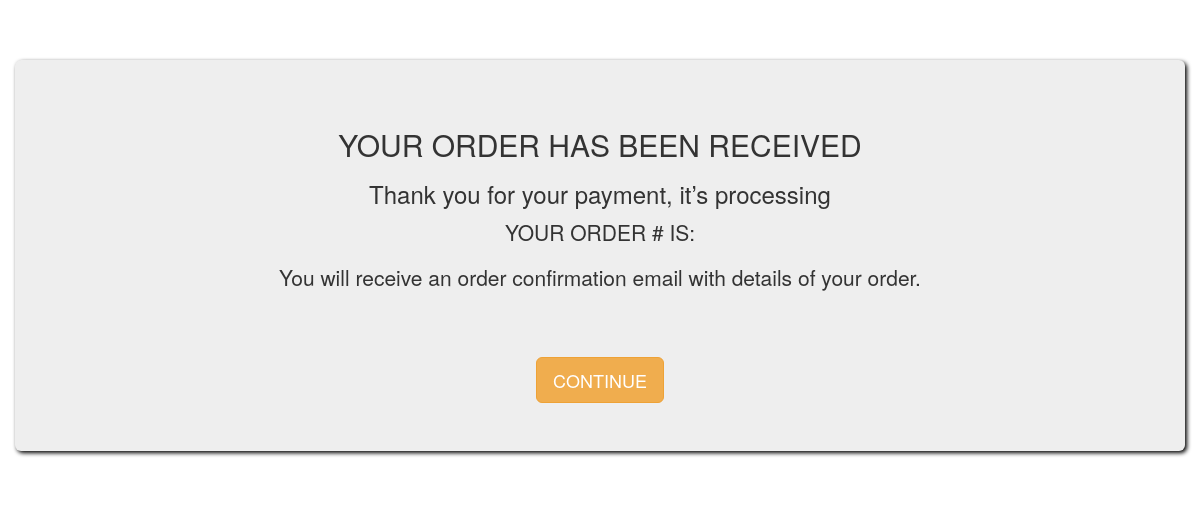
The page /thankyou (signed in) on the database as committed earlier.
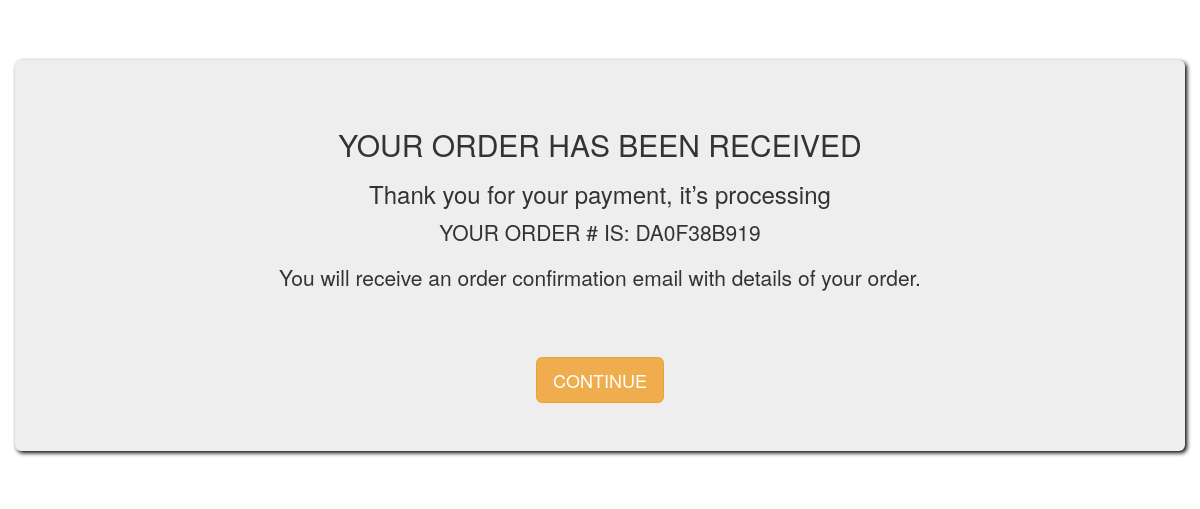
The same page on the database as committed later.
### __init__.py (models this page shows, shortened)
class CustomerOrders(db.Model):
    id = db.Column(db.Integer,primary_key=True)
    invoice = db.Column(db.String(20),unique=True,nullable=False)
    status = db.Column(db.String,default='Pending',nullable=False)
    customer_id = db.Column(db.String,unique=False,nullable=False)
    date = db.Column(db.String, nullable=False)
    orders = db.Column(JsonEcodedDict)

### __init__.py (the view)
@app.route('/thankyou')
def thankyou():
    orders = CustomerOrders.query.filter_by(customer_id=current_user.id).order_by(CustomerOrders.id.desc()).first()
    return render_template('sales/thankyou.html',orders=orders)

### __init__.py (called while the page is built)
@login_manager.user_loader
def loaded(id_user):
    return User.query.get(int(id_user))

     def process_result_value(self, value, dialect):
        if value is None:
            return {}
        else:
            return json.loads(value)

### template/sales/thankyou.html (shortened to what this page needs)
{% block content%}
<!DOCTYPE html>
<html lang="en">
<head>
    <link rel="stylesheet" href="https://maxcdn.bootstrapcdn.com/bootstrap/3.3.7/css/bootstrap.min.css">
</head>
<body>
<div class="container" style="margin-top:5%;">
	<div class="row">
        <div class="jumbotron" style="box-shadow: 2px 2px 4px #000000;">
            <h2 class="text-center">YOUR ORDER HAS BEEN RECEIVED</h2>
          <h3 class="text-center">Thank you for your payment, it’s processing</h3>
          <p class="text-center" style="text-transform:uppercase;">Your order # is: {{orders.invoice}}</p>
          <p class="text-center">You will receive an order confirmation email with details of your order.</p>
            <center><div class="btn-group" style="margin-top:50px;">
                <a href="{{url_for('home')}}" class="btn btn-lg btn-warning">CONTINUE</a>
            </div></center>
        </div>
	</div>
</div>
</body>
</html>
{%endblock%}

Rows that differ between the two databases and show on the page:
added CustomerOrders: invoice "DA0F38B919"
